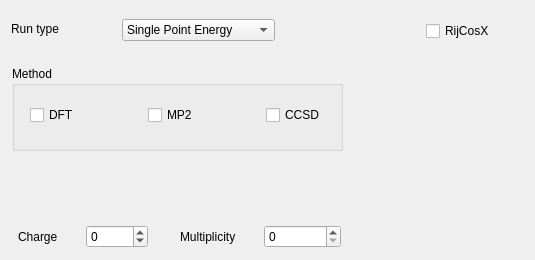
       <widget class="QWidget" name="controlPage">
        <widget class="QCheckBox" name="controlCosXCheck">
         <property name="geometry">
          <rect>
           <x>426</x>
           <y>18</y>
           <width>100</width>
           <height>26</height>
          </rect>
         </property>
         <property name="text">
          <string>RijCosX</string>
         </property>
        </widget>
        <widget class="QGroupBox" name="groupBox_2">
         <property name="geometry">
          <rect>
           <x>12</x>
           <y>66</y>
           <width>331</width>
           <height>85</height>
          </rect>
         </property>
         <property name="title">
          <string>Method</string>
         </property>
         <widget class="QWidget" name="layoutWidget">
          <property name="geometry">
           <rect>
            <x>18</x>
            <y>36</y>
            <width>295</width>
            <height>26</height>
           </rect>
          </property>
          <layout class="QHBoxLayout" name="horizontalLayout_18">
           <item>
            <widget class="QCheckBox" name="controlDFTCheck">
             <property name="text">
              <string>DFT</string>
             </property>
            </widget>
           </item>
           <item>
            <spacer name="horizontalSpacer_20">
             <property name="orientation">
              <enum>Qt::Horizontal</enum>
             </property>
             <property name="sizeHint" stdset="0">
              <size>
               <width>40</width>
               <height>20</height>
              </size>
             </property>
            </spacer>
           </item>
           <item>
            <widget class="QCheckBox" name="controlMP2Check">
             <property name="text">
              <string>MP2</string>
             </property>
            </widget>
           </item>
           <item>
            <spacer name="horizontalSpacer_21">
             <property name="orientation">
              <enum>Qt::Horizontal</enum>
             </property>
             <property name="sizeHint" stdset="0">
              <size>
               <width>40</width>
               <height>20</height>
              </size>
             </property>
            </spacer>
           </item>
           <item>
            <widget class="QCheckBox" name="controlCCSDCheck">
             <property name="text">
              <string>CCSD</string>
             </property>
            </widget>
           </item>
          </layout>
         </widget>
        </widget>
        <widget class="QComboBox" name="controlRunTypeCombo">
         <property name="geometry">
          <rect>
           <x>122</x>
           <y>19</y>
           <width>189</width>
           <height>27</height>
          </rect>
         </property>
         <property name="sizeAdjustPolicy">
          <enum>QComboBox::AdjustToContents</enum>
         </property>
         <item>
          <property name="text">
           <string>Single Point Energy</string>
          </property>
         </item>
         <item>
          <property name="text">
           <string>Geometry Optimization</string>
          </property>
         </item>
         <item>
          <property name="text">
           <string>Frequency</string>
          </property>
         </item>
        </widget>
        <widget class="QLabel" name="label_13">
         <property name="geometry">
          <rect>
           <x>11</x>
           <y>19</y>
           <width>72</width>
           <height>19</height>
          </rect>
         </property>
         <property name="text">
          <string>Run type</string>
         </property>
        </widget>
        <widget class="QWidget" name="layoutWidget">
         <property name="geometry">
          <rect>
           <x>18</x>
           <y>222</y>
           <width>130</width>
           <height>29</height>
          </rect>
         </property>
         <layout class="QHBoxLayout" name="horizontalLayout_9">
          <item>
           <widget class="QLabel" name="label_15">
            <property name="text">
             <string>Charge</string>
            </property>
           </widget>
          </item>
          <item>
           <widget class="QSpinBox" name="controlChargeSpin">
            <property name="minimum">
             <number>-10</number>
            </property>
            <property name="maximum">
             <number>10</number>
            </property>
           </widget>
          </item>
         </layout>
        </widget>
        <widget class="QWidget" name="layoutWidget">
         <property name="geometry">
          <rect>
           <x>180</x>
           <y>222</y>
           <width>161</width>
           <height>29</height>
          </rect>
         </property>
         <layout class="QHBoxLayout" name="horizontalLayout_17">
          <item>
           <widget class="QLabel" name="label_17">
            <property name="text">
             <string>Multiplicity</string>
            </property>
           </widget>
          </item>
          <item>
           <widget class="QSpinBox" name="controlMultiplicitySpin"/>
          </item>
         </layout>
        </widget>
       </widget>
